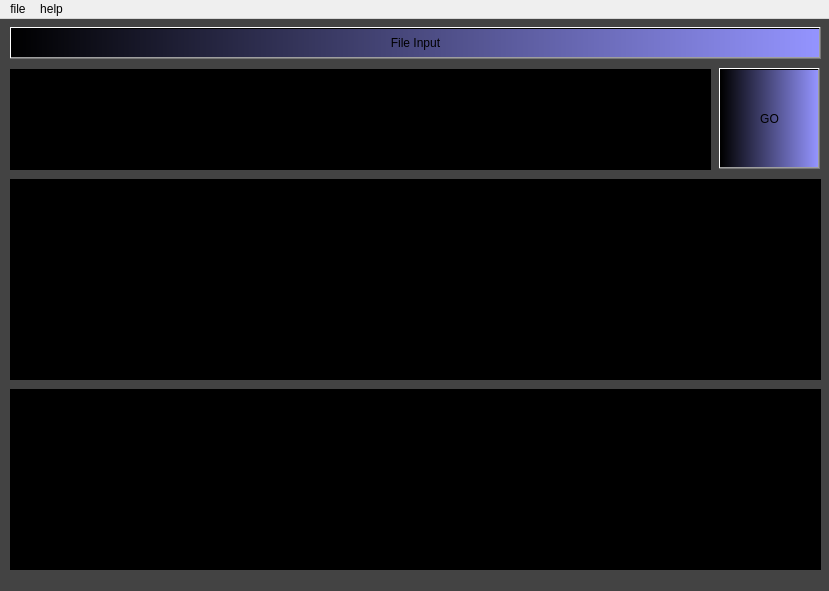
<?xml version="1.0" encoding="UTF-8"?>
<ui version="4.0">
 <class>MainWindow</class>
 <widget class="QMainWindow" name="MainWindow">
  <property name="geometry">
   <rect>
    <x>0</x>
    <y>0</y>
    <width>829</width>
    <height>591</height>
   </rect>
  </property>
  <property name="minimumSize">
   <size>
    <width>829</width>
    <height>591</height>
   </size>
  </property>
  <property name="maximumSize">
   <size>
    <width>829</width>
    <height>591</height>
   </size>
  </property>
  <property name="windowTitle">
   <string>MainWindow</string>
  </property>
  <property name="styleSheet">
   <string notr="true">#centralWidget{background-color: qlineargradient(spread:pad, x1:0, y1:0, x2:1, y2:0, stop:0 rgba(67, 67, 67, 255), stop:1 rgba(67, 67, 67, 255));}</string>
  </property>
  <widget class="QWidget" name="centralWidget">
   <widget class="QPushButton" name="pushButton">
    <property name="geometry">
     <rect>
      <x>10</x>
      <y>8</y>
      <width>811</width>
      <height>32</height>
     </rect>
    </property>
    <property name="styleSheet">
     <string notr="true">background-color: qlineargradient(spread:pad, x1:0, y1:0, x2:1, y2:0, stop:0 rgb(0, 0, 0), stop:1 rgb(148, 148, 255));



</string>
    </property>
    <property name="text">
     <string>File Input</string>
    </property>
   </widget>
   <widget class="QTextBrowser" name="textBrowser">
    <property name="geometry">
     <rect>
      <x>10</x>
      <y>370</y>
      <width>811</width>
      <height>181</height>
     </rect>
    </property>
    <property name="styleSheet">
     <string notr="true">background-color: qlineargradient(spread:pad, x1:0, y1:0, x2:1, y2:0, stop:0 rgb(0, 0, 0));


</string>
    </property>
    <property name="html">
     <string>&lt;!DOCTYPE HTML PUBLIC &quot;-//W3C//DTD HTML 4.0//EN&quot; &quot;http://www.w3.org/TR/REC-html40/strict.dtd&quot;&gt;
&lt;html&gt;&lt;head&gt;&lt;meta name=&quot;qrichtext&quot; content=&quot;1&quot; /&gt;&lt;style type=&quot;text/css&quot;&gt;
p, li { white-space: pre-wrap; }
&lt;/style&gt;&lt;/head&gt;&lt;body style=&quot; font-family:'MS Shell Dlg 2'; font-size:8.25pt; font-weight:400; font-style:normal;&quot;&gt;
&lt;p style=&quot; margin-top:0px; margin-bottom:0px; margin-left:0px; margin-right:0px; -qt-block-indent:0; text-indent:0px;&quot;&gt;&lt;span style=&quot; font-family:'.SF NS Text'; font-size:18pt;&quot;&gt; &lt;/span&gt;&lt;/p&gt;&lt;/body&gt;&lt;/html&gt;</string>
    </property>
   </widget>
   <widget class="QTextEdit" name="textEdit">
    <property name="geometry">
     <rect>
      <x>10</x>
      <y>50</y>
      <width>701</width>
      <height>101</height>
     </rect>
    </property>
    <property name="palette">
     <palette>
      <active>
       <colorrole role="Button">
        <brush brushstyle="LinearGradientPattern">
         <gradient startx="0.000000000000000" starty="0.000000000000000" endx="1.000000000000000" endy="0.000000000000000" type="LinearGradient" spread="PadSpread" coordinatemode="ObjectBoundingMode">
          <gradientstop position="0.000000000000000">
           <color alpha="255">
            <red>0</red>
            <green>0</green>
            <blue>0</blue>
           </color>
          </gradientstop>
         </gradient>
        </brush>
       </colorrole>
       <colorrole role="Base">
        <brush brushstyle="LinearGradientPattern">
         <gradient startx="0.000000000000000" starty="0.000000000000000" endx="1.000000000000000" endy="0.000000000000000" type="LinearGradient" spread="PadSpread" coordinatemode="ObjectBoundingMode">
          <gradientstop position="0.000000000000000">
           <color alpha="255">
            <red>0</red>
            <green>0</green>
            <blue>0</blue>
           </color>
          </gradientstop>
         </gradient>
        </brush>
       </colorrole>
       <colorrole role="Window">
        <brush brushstyle="LinearGradientPattern">
         <gradient startx="0.000000000000000" starty="0.000000000000000" endx="1.000000000000000" endy="0.000000000000000" type="LinearGradient" spread="PadSpread" coordinatemode="ObjectBoundingMode">
          <gradientstop position="0.000000000000000">
           <color alpha="255">
            <red>0</red>
            <green>0</green>
            <blue>0</blue>
           </color>
          </gradientstop>
         </gradient>
        </brush>
       </colorrole>
      </active>
      <inactive>
       <colorrole role="Button">
        <brush brushstyle="LinearGradientPattern">
         <gradient startx="0.000000000000000" starty="0.000000000000000" endx="1.000000000000000" endy="0.000000000000000" type="LinearGradient" spread="PadSpread" coordinatemode="ObjectBoundingMode">
          <gradientstop position="0.000000000000000">
           <color alpha="255">
            <red>0</red>
            <green>0</green>
            <blue>0</blue>
           </color>
          </gradientstop>
         </gradient>
        </brush>
       </colorrole>
       <colorrole role="Base">
        <brush brushstyle="LinearGradientPattern">
         <gradient startx="0.000000000000000" starty="0.000000000000000" endx="1.000000000000000" endy="0.000000000000000" type="LinearGradient" spread="PadSpread" coordinatemode="ObjectBoundingMode">
          <gradientstop position="0.000000000000000">
           <color alpha="255">
            <red>0</red>
            <green>0</green>
            <blue>0</blue>
           </color>
          </gradientstop>
         </gradient>
        </brush>
       </colorrole>
       <colorrole role="Window">
        <brush brushstyle="LinearGradientPattern">
         <gradient startx="0.000000000000000" starty="0.000000000000000" endx="1.000000000000000" endy="0.000000000000000" type="LinearGradient" spread="PadSpread" coordinatemode="ObjectBoundingMode">
          <gradientstop position="0.000000000000000">
           <color alpha="255">
            <red>0</red>
            <green>0</green>
            <blue>0</blue>
           </color>
          </gradientstop>
         </gradient>
        </brush>
       </colorrole>
      </inactive>
      <disabled>
       <colorrole role="Button">
        <brush brushstyle="LinearGradientPattern">
         <gradient startx="0.000000000000000" starty="0.000000000000000" endx="1.000000000000000" endy="0.000000000000000" type="LinearGradient" spread="PadSpread" coordinatemode="ObjectBoundingMode">
          <gradientstop position="0.000000000000000">
           <color alpha="255">
            <red>0</red>
            <green>0</green>
            <blue>0</blue>
           </color>
          </gradientstop>
         </gradient>
        </brush>
       </colorrole>
       <colorrole role="Base">
        <brush brushstyle="LinearGradientPattern">
         <gradient startx="0.000000000000000" starty="0.000000000000000" endx="1.000000000000000" endy="0.000000000000000" type="LinearGradient" spread="PadSpread" coordinatemode="ObjectBoundingMode">
          <gradientstop position="0.000000000000000">
           <color alpha="255">
            <red>0</red>
            <green>0</green>
            <blue>0</blue>
           </color>
          </gradientstop>
         </gradient>
        </brush>
       </colorrole>
       <colorrole role="Window">
        <brush brushstyle="LinearGradientPattern">
         <gradient startx="0.000000000000000" starty="0.000000000000000" endx="1.000000000000000" endy="0.000000000000000" type="LinearGradient" spread="PadSpread" coordinatemode="ObjectBoundingMode">
          <gradientstop position="0.000000000000000">
           <color alpha="255">
            <red>0</red>
            <green>0</green>
            <blue>0</blue>
           </color>
          </gradientstop>
         </gradient>
        </brush>
       </colorrole>
      </disabled>
     </palette>
    </property>
    <property name="contextMenuPolicy">
     <enum>Qt::PreventContextMenu</enum>
    </property>
    <property name="toolTip">
     <string>&lt;html&gt;&lt;head/&gt;&lt;body&gt;&lt;p&gt;&lt;span style=&quot; color:#ffffff;&quot;&gt;uhhjf&lt;/span&gt;&lt;/p&gt;&lt;/body&gt;&lt;/html&gt;</string>
    </property>
    <property name="styleSheet">
     <string notr="true">background-color: qlineargradient(spread:pad, x1:0, y1:0, x2:1, y2:0, stop:0 rgb(0, 0,0));
</string>
    </property>
    <property name="html">
     <string>&lt;!DOCTYPE HTML PUBLIC &quot;-//W3C//DTD HTML 4.0//EN&quot; &quot;http://www.w3.org/TR/REC-html40/strict.dtd&quot;&gt;
&lt;html&gt;&lt;head&gt;&lt;meta name=&quot;qrichtext&quot; content=&quot;1&quot; /&gt;&lt;style type=&quot;text/css&quot;&gt;
p, li { white-space: pre-wrap; }
&lt;/style&gt;&lt;/head&gt;&lt;body style=&quot; font-family:'MS Shell Dlg 2'; font-size:8.25pt; font-weight:400; font-style:normal;&quot;&gt;
&lt;p style=&quot;-qt-paragraph-type:empty; margin-top:0px; margin-bottom:0px; margin-left:0px; margin-right:0px; -qt-block-indent:0; text-indent:0px;&quot;&gt;&lt;br /&gt;&lt;/p&gt;&lt;/body&gt;&lt;/html&gt;</string>
    </property>
    <property name="placeholderText">
     <string/>
    </property>
   </widget>
   <widget class="QTextBrowser" name="textBrowser_2">
    <property name="geometry">
     <rect>
      <x>10</x>
      <y>160</y>
      <width>811</width>
      <height>201</height>
     </rect>
    </property>
    <property name="styleSheet">
     <string notr="true">background-color: qlineargradient(spread:pad, x1:0, y1:0, x2:1, y2:0, stop:0 rgb(0, 0, 0));

</string>
    </property>
    <property name="html">
     <string>&lt;!DOCTYPE HTML PUBLIC &quot;-//W3C//DTD HTML 4.0//EN&quot; &quot;http://www.w3.org/TR/REC-html40/strict.dtd&quot;&gt;
&lt;html&gt;&lt;head&gt;&lt;meta name=&quot;qrichtext&quot; content=&quot;1&quot; /&gt;&lt;style type=&quot;text/css&quot;&gt;
p, li { white-space: pre-wrap; }
&lt;/style&gt;&lt;/head&gt;&lt;body style=&quot; font-family:'MS Shell Dlg 2'; font-size:8.25pt; font-weight:400; font-style:normal;&quot;&gt;
&lt;p style=&quot;-qt-paragraph-type:empty; margin-top:0px; margin-bottom:0px; margin-left:0px; margin-right:0px; -qt-block-indent:0; text-indent:0px;&quot;&gt;&lt;br /&gt;&lt;/p&gt;&lt;/body&gt;&lt;/html&gt;</string>
    </property>
   </widget>
   <widget class="QToolButton" name="toolButton">
    <property name="geometry">
     <rect>
      <x>719</x>
      <y>49</y>
      <width>101</width>
      <height>101</height>
     </rect>
    </property>
    <property name="cursor">
     <cursorShape>ArrowCursor</cursorShape>
    </property>
    <property name="mouseTracking">
     <bool>false</bool>
    </property>
    <property name="styleSheet">
     <string notr="true">background-color: qlineargradient(spread:pad, x1:0, y1:0, x2:1, y2:0, stop:0 rgb(0, 0, 0), stop:1 rgb(148, 148, 255));
font: 25pt &quot;.SF NS Text&quot;;


</string>
    </property>
    <property name="text">
     <string>GO</string>
    </property>
   </widget>
  </widget>
  <widget class="QMenuBar" name="menuBar">
   <property name="geometry">
    <rect>
     <x>0</x>
     <y>0</y>
     <width>829</width>
     <height>21</height>
    </rect>
   </property>
   <widget class="QMenu" name="menufile">
    <property name="title">
     <string>file</string>
    </property>
    <addaction name="actionOpen"/>
    <addaction name="actionExit"/>
    <addaction name="actionExecut"/>
   </widget>
   <widget class="QMenu" name="menuhelp">
    <property name="title">
     <string>help</string>
    </property>
    <widget class="QMenu" name="menuhelp_2">
     <property name="title">
      <string>help</string>
     </property>
     <addaction name="actionContext"/>
     <addaction name="actionexemples_derequetes"/>
    </widget>
    <addaction name="actionHistory"/>
    <addaction name="menuhelp_2"/>
   </widget>
   <addaction name="menufile"/>
   <addaction name="menuhelp"/>
  </widget>
  <action name="actionOpen">
   <property name="text">
    <string>Open</string>
   </property>
  </action>
  <action name="actionExit">
   <property name="text">
    <string>Exit</string>
   </property>
  </action>
  <action name="actionExecut">
   <property name="text">
    <string>GO</string>
   </property>
  </action>
  <action name="actionHistory">
   <property name="text">
    <string>History</string>
   </property>
  </action>
  <action name="actionContext">
   <property name="text">
    <string>Context</string>
   </property>
  </action>
  <action name="actionexemples_derequetes">
   <property name="text">
    <string>Query examples</string>
   </property>
  </action>
 </widget>
 <layoutdefault spacing="6" margin="11"/>
 <resources/>
 <connections/>
</ui>
